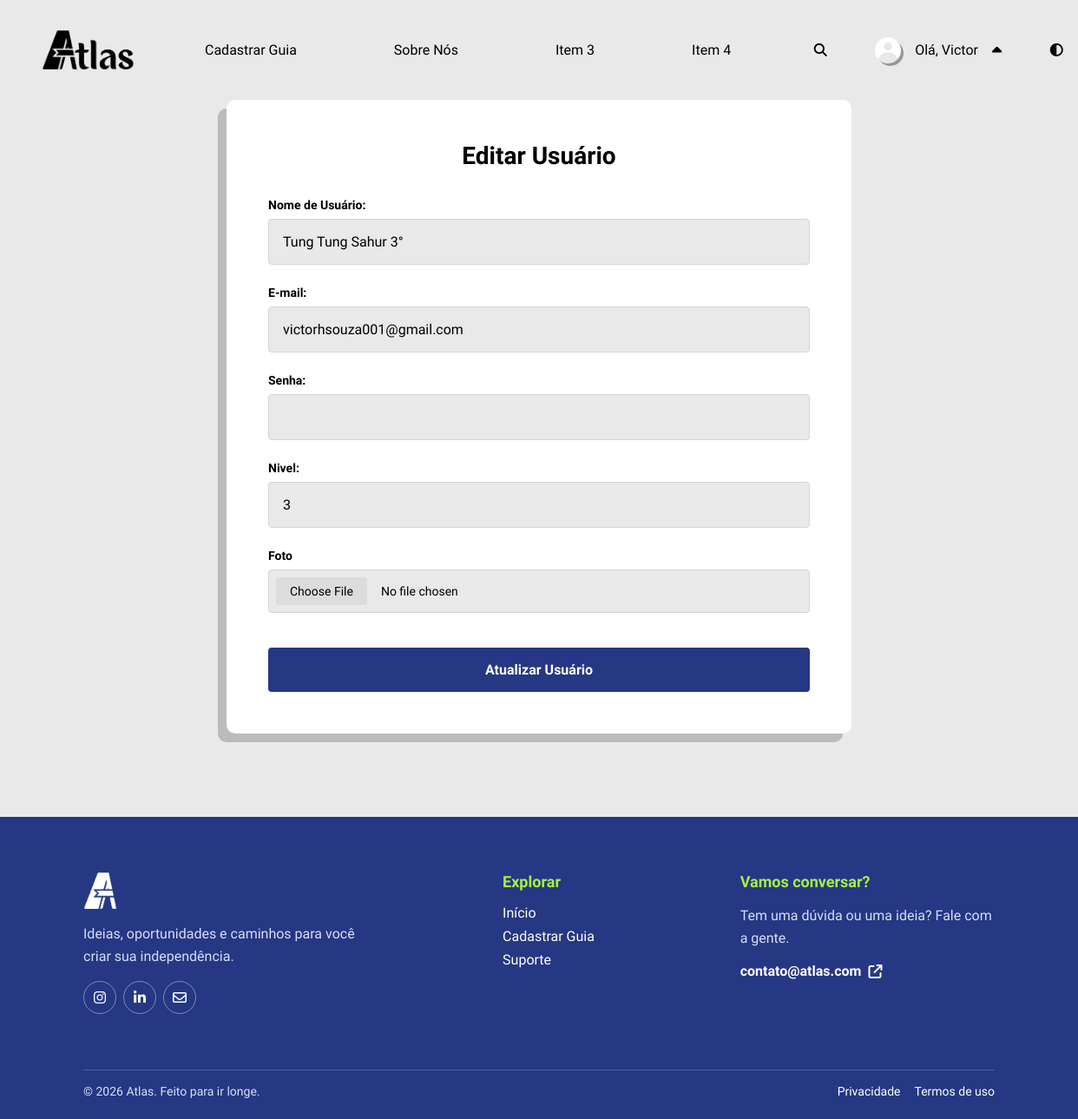
The app's page /editar_admin.php?id=1 (signed in) with its own data.
### tables this page shows
CREATE TABLE `usuario` (
  `id_usuario` int(11) NOT NULL,
  `foto` blob DEFAULT NULL,
  `nome` varchar(100) NOT NULL,
  `email` varchar(150) NOT NULL,
  `senha` varchar(255) NOT NULL,
  `preferencia` enum('Automóveis','Casa','Compras','Cuidados','Culinária','Educação','Finanças','Jardinagem','Limpeza','Manutenção','Moda','Saúde','Tecnologia','Trabalho','Transporte') NOT NULL,
  `nivel` enum('1','2','3','') NOT NULL DEFAULT '3',
  `estado` enum('ativo','inativo','','') NOT NULL DEFAULT 'ativo',
  `data_criacao` datetime NOT NULL DEFAULT current_timestamp()
);

### editar_admin.php (the view, shortened to what this page needs)
<?php
include('conexao.php');
$id_editar = $_GET['id'];
$sql = "SELECT id_usuario, foto, nome, email, preferencia, nivel FROM usuario WHERE id_usuario = '$id_editar'";
$resultado = $conn->query($sql);
$usuario = $resultado->fetch_assoc();
?>
<!DOCTYPE html>
<html lang="pt-br">
<head>
    <link rel="stylesheet" href="https://cdnjs.cloudflare.com/ajax/libs/font-awesome/6.4.0/css/all.min.css">
    <link rel="stylesheet" href="css/editar_admin.css">
</head>
<body>
    <header>
        <a class="logo" href="index.php"><img src="imgs_website/logotipoatlas.png"></a>
        <nav class="nav-options">
            <button onclick="window.location.href='cadastro_guias.php'" class="item"><p>Cadastrar Guia</p></button>
            <button onclick="window.location.href='item2.php'" class="item"><p>Sobre Nós</p></button>
            <button onclick="window.location.href='item3.php'" class="item"><p>Item 3</p></button>
            <button onclick="window.location.href='item4.php'" class="item"><p>Item 4</p></button>
        </nav>
        <nav class="nav-btns">
            <a class="icon" onclick="abrirPesquisa()"><i class="fa-solid fa-magnifying-glass"></i></a>
            <?php if (isset($_SESSION['id'])): ?>
                <div class="perfil" id="perfil">
                    <p>
                        <img class="foto" src="imgs_perfil/<?= !empty($_SESSION['foto']) ? htmlspecialchars($_SESSION['foto']) : 'foto_padrao.png' ?>">
                        Olá, <?= $_SESSION['nome'] ?>
                    </p>
                    <i class="fa-solid fa-caret-up" id="seta"></i>
                </div>
            <?php else: ?>
                <button class="entrar" onclick="window.location.href='login.php'"></button>
            <?php endif; ?>
            <a class="icon" onclick="mudarTema()"><i class="fa-solid fa-circle-half-stroke"></i></a>
        </nav>
    </header>
    <main>
        <form class="editar-form" method="POST" enctype="multipart/form-data">
            <h2>Editar Usuário</h2>
            <div class="cadastro">
                <div class="text">
                    <div class="division">
                        <label for="nome">Nome de Usuário:</label>
                        <input type="text" id="nome" name="nome" minlength="3" maxlength="100" required value="<?= $usuario['nome']; ?>">
                    </div>
                    <div class="division">
                        <label for="email">E-mail:</label>
                        <input type="email" id="email" maxlength="150" name="email" required value="<?= $usuario['email']; ?>">
                    </div>
                    <div class="division">
                        <label for="senha">Senha:</label>
                        <input type="password" id="senha" name="senha" maxlength="255">
                    </div>
                    <div class="division">
                        <label for="nivel">Nivel:</label>
                        <input type="number" id="nivel" name="nivel" min="1" max="3" required value="<?= $usuario['nivel']; ?>">
                    </div>
                    <div class="division">
                        <label for="foto">Foto</label>
                        <input type="file" id="foto" name="foto" value="<?= $usuario['foto']; ?>">
                    </div>
                </div>
                <button type="submit" name="editar">Atualizar Usuário</button>
            </div>
        </form>
    </main>
    <footer>
        <div class="footer-content">
            <div class="footer-brand">
                <a class="footer-logo" href="index.php" aria-label="Voltar para o início"><img src="imgs_website/logoatlas.png" alt="ATLAS"></a>
                <p>Ideias, oportunidades e caminhos para você criar sua independência.</p>
                <div class="footer-socials" aria-label="Redes sociais">
                    <a href="#" aria-label="Instagram"><i class="fa-brands fa-instagram"></i></a>
                    <a href="#" aria-label="LinkedIn"><i class="fa-brands fa-linkedin-in"></i></a>
                    <a href="mailto:contato@atlas.com" aria-label="Enviar e-mail"><i class="fa-regular fa-envelope"></i></a>
                </div>
            </div>
            <div class="footer-section">
                <h3>Explorar</h3>
                <a href="index.php">Início</a>
                <a href="cadastro_guias.php">Cadastrar Guia</a>
                <a href="suporte.php">Suporte
                </a>
            </div>
            <div class="footer-section footer-contact">
                <h3>Vamos conversar?</h3>
                <p>Tem uma dúvida ou uma ideia? Fale com a gente.</p><a href="mailto:contato@atlas.com">contato@atlas.com <i class="fa-solid fa-arrow-up-right-from-square"></i></a>
            </div>
        </div>
        <div class="footer-bottom">
            <p>&copy; <?= date('Y') ?> Atlas. Feito para ir longe.</p>
            <div><a href="#">Privacidade</a><a href="#">Termos de uso</a></div>
        </div>
    </footer>
</body>
</html>

### css/editar_admin.css (style rules this page uses)
main { display: flex; flex-direction: column; align-items: center; width: 100%; max-width: 720px; margin: 0 auto; }
.editar-form { display: flex; flex-direction: column; width: 100%; gap: var(--space-4); padding: var(--space-5); background-color: var(--color-surface); border-radius: var(--radius-md); box-shadow: var(--shadow-offset-lg); }
.editar-form h2 { font-size: 1.75rem; text-align: center; }
.cadastro { display: flex; flex-direction: column; gap: var(--space-4); }
.text { display: flex; flex-direction: column; gap: var(--space-3); }
.division { display: flex; flex-direction: column; gap: var(--space-1); }
.division label { font-size: 0.875rem; font-weight: 600; }
.editar-form input, .editar-form select { width: 100%; padding: var(--space-2); border: 1px solid var(--color-border); border-radius: var(--radius-sm); background-color: var(--color-bg); color: var(--color-text); font-family: inherit; font-size: 1rem; transition: border-color var(--transition-fast), background-color var(--transition-fast); }
.editar-form input[type="file"] { padding: var(--space-1); font-size: 0.875rem; }
.editar-form button { padding: var(--space-2) var(--space-3); margin-top: var(--space-1); border: none; width: 100%; border-radius: var(--radius-sm); background-color: var(--color-primary); color: var(--color-text-inverse); font-family: inherit; font-size: 1rem; font-weight: 600; cursor: pointer; transition: background-color var(--transition-fast); }

### css/header.css (style rules this page uses)
header { display: flex; align-items: center; justify-content: space-between; gap: var(--space-6); width: 100%; padding: var(--space-4) var(--space-5); background-color: var(--color-bg); }
.logo { display: flex; align-items: center; justify-content: flex-start; height: 100%; max-width: 100px; }
.logo img { display: block; width: auto; height: 45px; cursor: pointer; }
.nav-options { display: flex; align-items: center; justify-content: center; width: fit-content; height: 100%; gap: var(--space-6); }
.item { position: relative; display: flex; align-items: center; justify-content: center; width: fit-content; background-color: transparent; height: 100%; padding: var(--space-2) var(--space-3); font-size: 0.9375rem; white-space: nowrap; cursor: pointer; outline: none; border: none; font-family: 'Google Sans', sans-serif; }
.item p { color: var(--color-text); font-size: 1rem; font-weight: 400; text-decoration: none; transition: color var(--transition-fast); }
.item::after { content: ''; position: absolute; bottom: 0; left: 0; width: 0; height: 2px; border-radius: 100px; background-color: var(--color-primary-light); transition: width var(--transition-base); }
a { text-decoration: none; }
.nav-btns { display: flex; align-items: center; width: fit-content; height: 100%; gap: var(--space-3); }
.nav-btns .icon { display: flex; align-items: center; justify-content: center; width: 30px; height: 30px; color: var(--color-text); font-size: 15px; text-decoration: none; cursor: pointer; transition: filter var(--transition-fast); }
.perfil { position: relative; display: flex; align-items: center; justify-content: center; gap: var(--space-2); min-width: 150px; height: 44px; padding: 0 var(--space-3); border-radius: var(--radius-md); color: var(--color-text); font-size: 14px; white-space: nowrap; cursor: pointer; }
.foto { width: 30px; aspect-ratio: 1; border-radius: 50%; object-fit: cover; object-position: center; box-shadow: var(--shadow-drop); }
.perfil p { display: flex; align-items: center; justify-content: space-between; gap: var(--space-2); min-width: 100px; font-size: 1rem; white-space: nowrap; }
#seta { font-size: 18px; transition: rotate var(--transition-base); }

### css/body.css (style rules this page uses)
*, *::before, *::after { box-sizing: border-box; margin: 0; padding: 0; }
body { display: flex; flex-direction: column; width: 100%; overflow-x: hidden; background-color: var(--color-bg); color: var(--color-text); font-family: 'Google Sans', sans-serif; }

### records on screen
usuario: nome "Tung Tung Sahur 3°", email "victorhsouza001@gmail.com", nivel "3"

### other values on screen
$_SESSION['nome'] "Victor"
